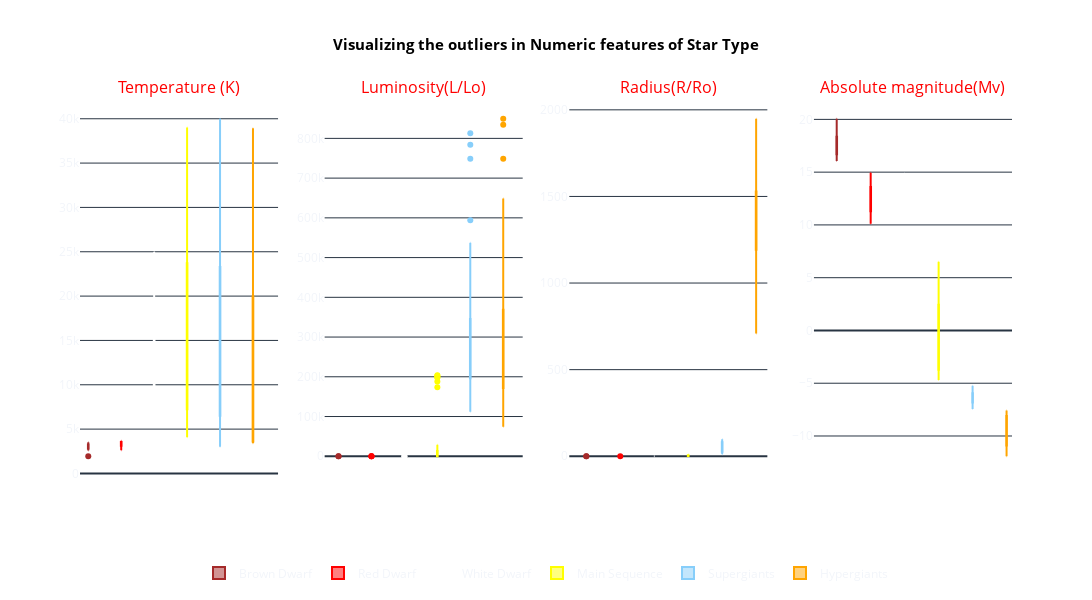

Here is the notebook cell this chart was saved with:
### Code cell
# 3. Visualize Outliers with Box Plots
# Create subplots
numeric_features = ['Temperature (K)', 'Luminosity(L/Lo)', 'Radius(R/Ro)', 'Absolute magnitude(Mv)']

fig_box = make_subplots(
    rows=1, 
    cols=4,
    subplot_titles=numeric_features,
    horizontal_spacing=0.05
)

# Colors for different star types
colors = {
    'Brown Dwarf': 'brown',
    'Red Dwarf': 'red',
    'White Dwarf': 'white',
    'Main Sequence': 'yellow',
    'Supergiants': 'lightskyblue',
    'Hypergiants': 'orange'
}

# Add box plots for each numeric feature
for i, feature in enumerate(numeric_features):
    for star_type in star_df['Star type'].unique():
        # Skip if there are no data points for this star type
        if len(star_df[star_df['Star type'] == star_type]) == 0:
            continue
        
        color = colors.get(star_type, 'gray')  # Default to gray if not in our color mapping
        
        fig_box.add_trace(
            go.Box(
                y=star_df[star_df['Star type'] == star_type][feature],
                name=star_type,
                marker_color=color,
                showlegend=i == 0  # Only show legend on first subplot
            ),
            row=1, 
            col=i+1
        )

# Update layout for better visualization
fig_box.update_layout(
    title_text='Visualizing the outliers in Numeric features of Star Type',
    title_font=dict(color='black', size=15, weight='bold'),
    title_x=0.5,
    height=600,
    width=1200,
    boxmode='group',
    legend=dict(
        orientation="h",
        yanchor="bottom",
        y=-0.3,
        xanchor="center",
        x=0.5
    ),
    plot_bgcolor='white',
    paper_bgcolor='white',
)

# Update y-axis titles
for i in range(1, 5):
    fig_box.update_yaxes(title_text='', row=1, col=i)
    fig_box.update_xaxes(visible=False, row=1, col=i)  # Hide x-axis labels
    fig_box.layout.annotations[i-1].update(font=dict(color='red'))

fig_box.show()

# Save the figure
fig_box.write_image(base_dir + "plotly_boxplot_star_type.png")

### Figure 1 — Plotly figure (JSON) as saved in the notebook; plotly's stock layout.template omitted (floating-point values rounded to 4 significant figures)
{"data": [{"marker": {"color": "brown"}, "name": "Brown Dwarf", "showlegend": true, "type": "box", "xaxis": "x", "y": [3068, 3042, 2600, 2800, 1939, 2840, 2637, 2600, 2650, 2700, 3341, 3432, 2983, 2835, 2935, 3295, 2945, 2817, 2774, 2871, 3323, 3531, 3218, 3146, 3511, 3225, 2935, 2861, 2856, 2731, 2831, 2914, 3419, 3218, 3453, 2889, 2968, 3484, 2778, 3523], "yaxis": "y"}, {"marker": {"color": "red"}, "name": "Red Dwarf", "showlegend": true, "type": "box", "xaxis": "x", "y": [3600, 3129, 3134, 3628, 2650, 3340, 2799, 3692, 3192, 3441, 3345, 3607, 3304, 3150, 3550, 3180, 2890, 3342, 2621, 3158, 3095, 3607, 3100, 2989, 3542, 3243, 3091, 3598, 3324, 3541, 3462, 3257, 2994, 3212, 3523, 3598, 3142, 3496, 3324, 3463], "yaxis": "y"}, {"marker": {"color": "white"}, "name": "White Dwarf", "showlegend": true, "type": "box", "xaxis": "x", "y": [25000, 7740, 7220, 8500, 16500, 12990, 8570, 7700, 11790, 7230, 7100, 10574, 8930, 17200, 14100, 9675, 12010, 10980, 13720, 19860, 13420, 21020, 18290, 14520, 11900, 8924, 12912, 14732, 7723, 12984, 16790, 15680, 14982, 13340, 18340, 19920, 24020, 23092, 17920, 19360], "yaxis": "y"}, {"marker": {"color": "yellow"}, "name": "Main Sequence", "showlegend": true, "type": "box", "xaxis": "x", "y": [39000, 30000, 15276, 9700, 5800, 8052, 6757, 6380, 5936, 5587, 5300, 4526, 4077, 4980, 9030, 11250, 5112, 7720, 12098, 36108, 29560, 8945, 14060, 16390, 25070, 28700, 26140, 20120, 13023, 37800, 22350, 10012, 13089, 22012, 34190, 32460, 9320, 19400, 17140, 8250], "yaxis": "y"}, {"marker": {"color": "lightskyblue"}, "name": "Supergiants", "showlegend": true, "type": "box", "xaxis": "x", "y": [3826, 3365, 3270, 3200, 3008, 3600, 3575, 3574, 3625, 33750, 33300, 40000, 23000, 17120, 11096, 14245, 24630, 12893, 24345, 33421, 25390, 11567, 12675, 5752, 8927, 7282, 19923, 26373, 17383, 9373, 23678, 12749, 9383, 23440, 16787, 18734, 9892, 10930, 23095, 21738], "yaxis": "y"}, {"marker": {"color": "orange"}, "name": "Hypergiants", "showlegend": true, "type": "box", "xaxis": "x", "y": [3490, 3750, 3834, 3749, 3650, 3450, 3660, 3450, 3752, 3535, 3459, 3605, 3615, 3399, 3610, 3553, 4015, 3625, 6850, 3780, 3570, 3500, 4287, 26000, 3600, 3614, 18000, 11000, 12100, 24490, 24145, 38234, 32489, 27739, 21904, 38940, 30839, 8829, 9235, 37882], "yaxis": "y"}, {"marker": {"color": "brown"}, "name": "Brown Dwarf", "showlegend": false, "type": "box", "xaxis": "x2", "y": [0.0024, 0.0005, 0.0003, 0.0002, 0.000138, 0.00065, 0.00073, 0.0004, 0.00069, 0.00018, 0.0056, 0.00067, 0.00024, 0.00034, 0.00014, 0.00098, 0.00032, 0.00098, 0.00036, 0.00072, 0.00043, 0.00093, 0.00054, 0.00015, 0.00064, 0.00076, 0.00087, 0.00019, 0.000896, 0.000437, 0.000231, 0.000631, 0.000245, 0.000452, 0.000621, 0.000352, 0.000461, 0.000551, 0.000849, 0.000957], "yaxis": "y2"}, {"marker": {"color": "red"}, "name": "Red Dwarf", "showlegend": false, "type": "box", "xaxis": "x2", "y": [0.0029, 0.0122, 0.0004, 0.0055, 0.0006, 0.0038, 0.0018, 0.00367, 0.00362, 0.039, 0.021, 0.022, 0.0085, 0.0088, 0.004, 0.001, 0.0034, 0.0015, 0.0006, 0.00135, 0.00019, 0.00023, 0.008, 0.0087, 0.0009, 0.0023, 0.0081, 0.0011, 0.0034, 0.0013, 0.0053, 0.0024, 0.0072, 0.0016, 0.0054, 0.0027, 0.00132, 0.00125, 0.0065, 0.0027], "yaxis": "y2"}, {"marker": {"color": "white"}, "name": "White Dwarf", "showlegend": false, "type": "box", "xaxis": "x2", "y": [0.056, 0.00049, 0.00017, 0.0005, 0.013, 8.5e-05, 0.00081, 0.00011, 0.00015, 8e-05, 0.00029, 0.00014, 0.00056, 0.00098, 0.00067, 0.00045, 0.00078, 0.00074, 0.00018, 0.0011, 0.00059, 0.0015, 0.0013, 0.00082, 0.00067, 0.00028, 0.00071, 0.00011, 0.00014, 0.00088, 0.0014, 0.00122, 0.00118, 0.00109, 0.00134, 0.00156, 0.00159, 0.00132, 0.00111, 0.00125], "yaxis": "y2"}, {"marker": {"color": "yellow"}, "name": "Main Sequence", "showlegend": false, "type": "box", "xaxis": "x2", "y": [204000.0, 28840.0, 1136.0, 74.0, 0.81, 8.7, 1.43, 1.35, 1.357, 0.819, 0.59, 0.153, 0.085, 0.357, 45.0, 672.0, 0.63, 7.92, 689.0, 198000.0, 188000.0, 38.0, 1092.0, 1278.0, 14500.0, 16790.0, 14520.0, 4720.0, 998.0, 202900.0, 12450.0, 552.0, 788.0, 6748.0, 198200.0, 173800.0, 29.0, 10920.0, 883.0, 9.25], "yaxis": "y2"}, {"marker": {"color": "lightskyblue"}, "name": "Supergiants", "showlegend": false, "type": "box", "xaxis": "x2", "y": [200000.0, 340000.0, 150000.0, 195000.0, 280000.0, 320000.0, 123000.0, 200000.0, 184000.0, 220000.0, 240000.0, 813000.0, 127000.0, 235000.0, 112000.0, 231000.0, 363000.0, 184000.0, 142000.0, 352000.0, 223000.0, 251000.0, 452000.0, 245000.0, 239000.0, 131000.0, 152000.0, 198000.0, 342900.0, 424500.0, 244300.0, 332500.0, 342900.0, 537400.0, 246700.0, 224800.0, 593900.0, 783900.0, 347800.0, 748900.0], "yaxis": "y2"}, {"marker": {"color": "orange"}, "name": "Hypergiants", "showlegend": false, "type": "box", "xaxis": "x2", "y": [270000.0, 283000.0, 272000.0, 550000.0, 310000.0, 263000.0, 363000.0, 174000.0, 209000.0, 195000.0, 100000.0, 126000.0, 200000.0, 117000.0, 132000.0, 145000.0, 282000.0, 74000.0, 229000.0, 200000.0, 320000.0, 138000.0, 630000.0, 316000.0, 240000.0, 145000.0, 200000.0, 170000.0, 120000.0, 248500.0, 383000.0, 272800.0, 648400.0, 849400.0, 748500.0, 374800.0, 834000.0, 537500.0, 404900.0, 294900.0], "yaxis": "y2"}, {"marker": {"color": "brown"}, "name": "Brown Dwarf", "showlegend": false, "type": "box", "xaxis": "x3", "y": [0.17, 0.1542, 0.102, 0.16, 0.103, 0.11, 0.127, 0.096, 0.11, 0.13, 0.057, 0.19, 0.094, 0.0918, 0.116, 0.132, 0.093, 0.0911, 0.118, 0.12, 0.0912, 0.0976, 0.11, 0.0932, 0.109, 0.121, 0.0932, 0.0899, 0.0782, 0.0856, 0.0915, 0.116, 0.126, 0.0987, 0.0773, 0.0973, 0.119, 0.0998, 0.112, 0.129], "yaxis": "y3"}, {"marker": {"color": "red"}, "name": "Red Dwarf", "showlegend": false, "type": "box", "xaxis": "x3", "y": [0.51, 0.3761, 0.196, 0.393, 0.14, 0.24, 0.16, 0.47, 0.1967, 0.351, 0.273, 0.38, 0.18, 0.35, 0.291, 0.35, 0.24, 0.307, 0.098, 0.161, 0.492, 0.38, 0.31, 0.34, 0.62, 0.73, 0.24, 0.56, 0.34, 0.256, 0.148, 0.46, 0.28, 0.378, 0.319, 0.67, 0.258, 0.336, 0.471, 0.675], "yaxis": "y3"}, {"marker": {"color": "white"}, "name": "White Dwarf", "showlegend": false, "type": "box", "xaxis": "x3", "y": [0.0084, 0.01234, 0.011, 0.01, 0.014, 0.00984, 0.0097, 0.0128, 0.011, 0.013, 0.012, 0.0092, 0.0095, 0.015, 0.0089, 0.0109, 0.0092, 0.0087, 0.00892, 0.0131, 0.00981, 0.0112, 0.00934, 0.00972, 0.00898, 0.00879, 0.00945, 0.00892, 0.00878, 0.00996, 0.0121, 0.0114, 0.0113, 0.0116, 0.0124, 0.0142, 0.0127, 0.0104, 0.0106, 0.00998], "yaxis": "y3"}, {"marker": {"color": "yellow"}, "name": "Main Sequence", "showlegend": false, "type": "box", "xaxis": "x3", "y": [10.6, 6.3, 7.2, 2.89, 0.9, 1.8, 1.12, 0.98, 1.106, 0.99, 0.91, 0.865, 0.795, 1.13, 2.63, 6.98, 0.876, 1.34, 7.01, 10.2, 6.02, 2.487, 5.745, 5.68, 5.92, 6.4, 5.49, 6.78, 6.21, 6.86, 6.36, 5.856, 5.992, 6.64, 6.39, 6.237, 1.91, 6.03, 5.653, 1.93], "yaxis": "y3"}, {"marker": {"color": "lightskyblue"}, "name": "Supergiants", "showlegend": false, "type": "box", "xaxis": "x3", "y": [19.0, 23.0, 88.0, 17.0, 25.0, 29.0, 45.0, 89.0, 84.0, 26.0, 12.0, 14.0, 36.0, 83.0, 12.0, 42.0, 63.0, 36.0, 57.0, 67.0, 57.0, 36.0, 83.0, 97.0, 35.0, 24.0, 73.0, 39.0, 30.0, 24.0, 35.0, 76.0, 98.0, 81.0, 62.0, 46.0, 80.0, 25.0, 86.0, 92.0], "yaxis": "y3"}, {"marker": {"color": "orange"}, "name": "Hypergiants", "showlegend": false, "type": "box", "xaxis": "x3", "y": [1520.0, 1260.0, 1183.0, 1648.0, 1324.0, 1349.0, 1673.0, 1284.0, 955.0, 1546.0, 1289.0, 1124.0, 1635.0, 1486.0, 1522.0, 1324.0, 1534.0, 876.0, 1467.0, 1324.0, 1480.0, 1420.0, 1315.0, 1679.0, 1190.0, 1553.0, 1045.0, 1779.0, 708.9, 1134.0, 1494.0, 1356.0, 1948.0, 1252.0, 1130.0, 1356.0, 1194.0, 1423.0, 1112.0, 1783.0], "yaxis": "y3"}, {"marker": {"color": "brown"}, "name": "Brown Dwarf", "showlegend": false, "type": "box", "xaxis": "x4", "y": [16.12, 16.6, 18.7, 16.65, 20.06, 16.98, 17.22, 17.4, 17.45, 16.05, 16.23, 16.94, 16.09, 16.96, 18.89, 17.13, 18.34, 16.45, 17.39, 19.43, 17.16, 19.94, 20.02, 16.92, 17.12, 19.63, 16.88, 16.71, 19.56, 18.09, 16.21, 18.39, 17.56, 17.34, 17.08, 16.93, 17.45, 16.67, 19.45, 16.35], "yaxis": "y4"}, {"marker": {"color": "red"}, "name": "Red Dwarf", "showlegend": false, "type": "box", "xaxis": "x4", "y": [10.69, 11.79, 13.21, 10.48, 11.78, 13.07, 14.79, 10.8, 13.53, 11.18, 12.3, 10.12, 13.2, 11.94, 10.89, 11.76, 13.46, 11.87, 12.81, 13.98, 10.87, 10.34, 11.17, 13.12, 14.23, 14.75, 11.43, 14.26, 12.23, 14.33, 11.47, 10.73, 13.45, 12.85, 12.43, 13.67, 14.12, 14.94, 12.78, 14.78], "yaxis": "y4"}, {"marker": {"color": "white"}, "name": "White Dwarf", "showlegend": false, "type": "box", "xaxis": "x4", "y": [10.58, 14.02, 14.23, 14.5, 11.89, 12.23, 14.2, 14.47, 12.59, 14.08, 14.09, 12.02, 13.78, 12.45, 12.17, 13.98, 12.13, 11.19, 12.97, 11.34, 13.67, 11.52, 12.78, 11.92, 11.38, 14.87, 12.83, 12.89, 14.81, 11.23, 12.87, 11.92, 12.23, 12.9, 11.22, 11.34, 10.55, 10.18, 11.66, 11.62], "yaxis": "y4"}, {"marker": {"color": "yellow"}, "name": "Main Sequence", "showlegend": false, "type": "box", "xaxis": "x4", "y": [-4.7, -4.2, -1.97, 0.16, 5.05, 2.42, 2.41, 2.93, 4.46, 5.03, 5.49, 6.506, 6.228, 4.78, 1.45, -2.3, 4.68, 2.44, 0.02, -4.4, -4.01, 0.12, -2.04, -3.32, -3.98, -4.09, -3.8, -3.4, -1.38, -4.56, -3.67, 0.013, -0.12, -2.55, -4.57, -4.36, 1.236, -3.08, -2.64, -0.98], "yaxis": "y4"}, {"marker": {"color": "lightskyblue"}, "name": "Supergiants", "showlegend": false, "type": "box", "xaxis": "x4", "y": [-6.93, -6.2, -6.02, -7.22, -6.0, -6.6, -6.78, -5.24, -6.74, -6.1, -6.5, -6.23, -5.76, -6.89, -5.91, -6.12, -5.83, -6.34, -6.24, -5.79, -5.92, -6.245, -5.62, -6.63, -7.34, -7.22, -5.69, -5.83, -6.09, -5.99, -6.27, -7.02, -6.98, -5.975, -6.35, -7.45, -7.262, -6.224, -5.905, -7.346], "yaxis": "y4"}, {"marker": {"color": "orange"}, "name": "Hypergiants", "showlegend": false, "type": "box", "xaxis": "x4", "y": [-9.4, -7.63, -9.2, -8.05, -7.79, -11.75, -11.92, -11.28, -11.24, -11.36, -10.7, -10.81, -11.33, -10.92, -10.86, -11.03, -11.39, -10.25, -10.07, -10.7, -7.58, -8.18, -9.2, -9.1, -7.89, -7.71, -8.3, -9.9, -7.84, -8.24, -8.84, -9.29, -10.84, -7.59, -7.67, -9.93, -10.63, -10.73, -11.23, -7.8], "yaxis": "y4"}], "layout": {"annotations": [{"font": {"color": "red", "size": 16}, "showarrow": false, "text": "Temperature (K)", "x": 0.1062, "xanchor": "center", "xref": "paper", "y": 1, "yanchor": "bottom", "yref": "paper"}, {"font": {"color": "red", "size": 16}, "showarrow": false, "text": "Luminosity(L/Lo)", "x": 0.3688, "xanchor": "center", "xref": "paper", "y": 1, "yanchor": "bottom", "yref": "paper"}, {"font": {"color": "red", "size": 16}, "showarrow": false, "text": "Radius(R/Ro)", "x": 0.6313, "xanchor": "center", "xref": "paper", "y": 1, "yanchor": "bottom", "yref": "paper"}, {"font": {"color": "red", "size": 16}, "showarrow": false, "text": "Absolute magnitude(Mv)", "x": 0.8938, "xanchor": "center", "xref": "paper", "y": 1, "yanchor": "bottom", "yref": "paper"}], "boxmode": "group", "height": 600, "legend": {"orientation": "h", "x": 0.5, "xanchor": "center", "y": -0.3, "yanchor": "bottom"}, "paper_bgcolor": "white", "plot_bgcolor": "white", "title": {"font": {"color": "black", "size": 15, "weight": "bold"}, "text": "Visualizing the outliers in Numeric features of Star Type", "x": 0.5}, "width": 1200, "xaxis": {"anchor": "y", "domain": [0, 0.2125], "visible": false}, "xaxis2": {"anchor": "y2", "domain": [0.2625, 0.475], "visible": false}, "xaxis3": {"anchor": "y3", "domain": [0.525, 0.7375], "visible": false}, "xaxis4": {"anchor": "y4", "domain": [0.7875, 1], "visible": false}, "yaxis": {"anchor": "x", "domain": [0, 1], "title": {"text": ""}}, "yaxis2": {"anchor": "x2", "domain": [0, 1], "title": {"text": ""}}, "yaxis3": {"anchor": "x3", "domain": [0, 1], "title": {"text": ""}}, "yaxis4": {"anchor": "x4", "domain": [0, 1], "title": {"text": ""}}}}
